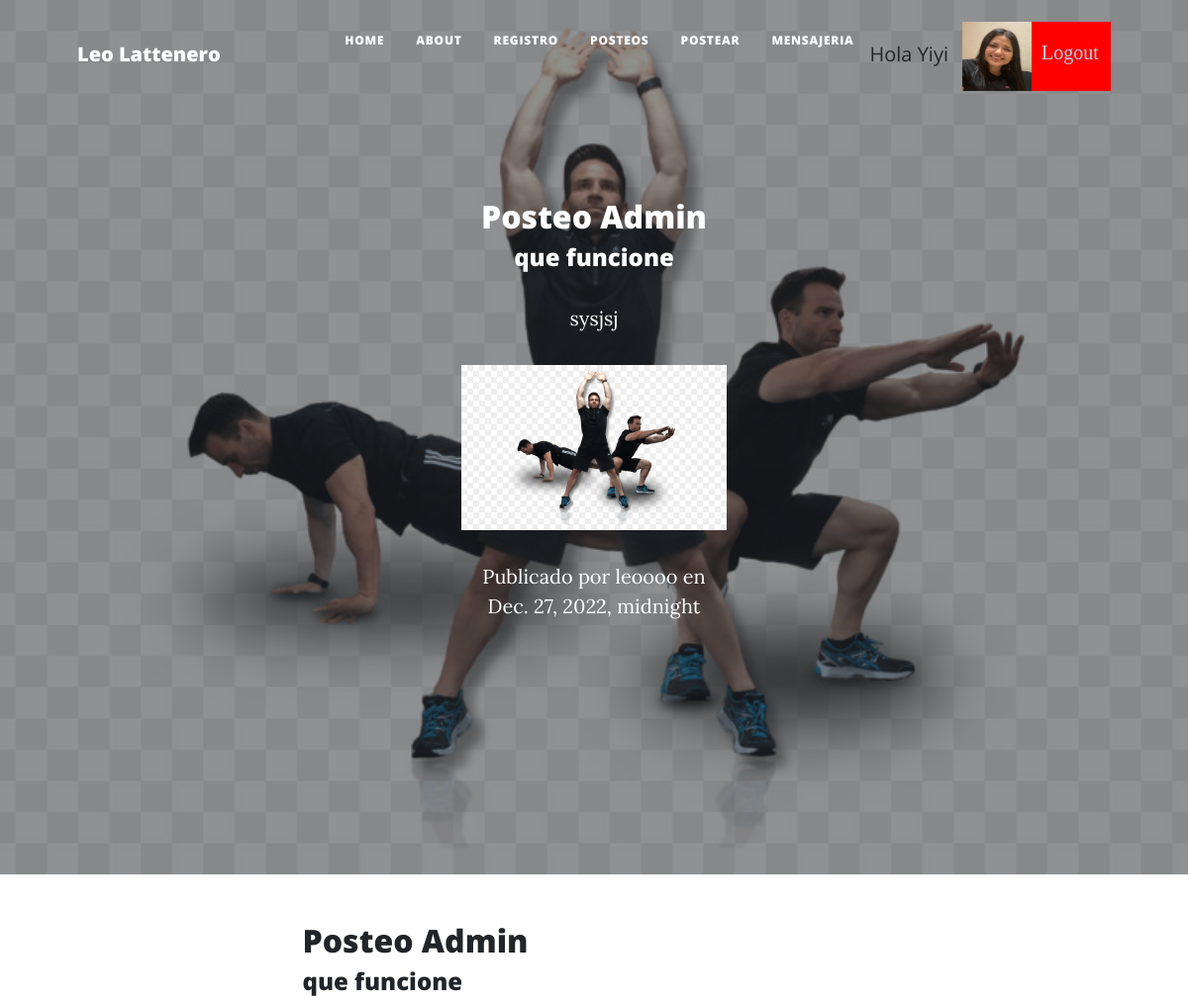
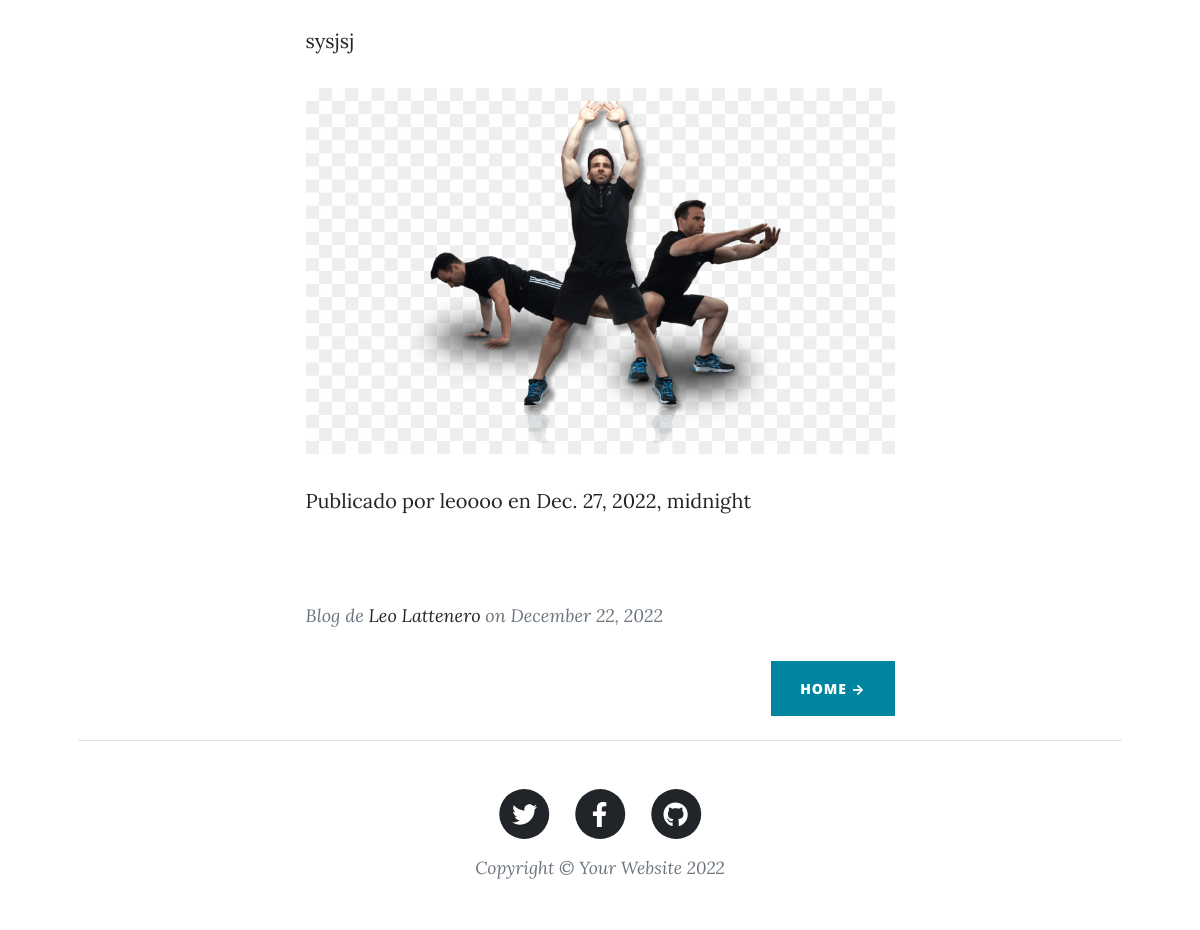
The app's page /post/54 (signed in) with its own data (2 pictures, top to bottom).
### AppRutinas/models.py (models this page shows, shortened)
class Posteo(models.Model):
    titulo = models.CharField(max_length=255)
    subtitulo = models.CharField(max_length=255)
    imagen = models.ImageField(upload_to='media', blank=True)
    cuerpo = RichTextUploadingField() # CKEditor Rich Text Field
    autor = models.CharField(max_length=255)
    fecha = models.DateTimeField(default='2020-11-1')

### AppRutinas/views.py (the view)
# urls.py: path("post/<id>", post, name = "post"),
@login_required
def post(request, id):
    publicacion = Posteo.objects.get(id = id)
    return render(request, "post.html", {"publicacion" : publicacion, "imagen": obtenerAvatar(request)})

### AppLogin/views.py (called while the page is built)
def obtenerAvatar(request):
    if request.user.is_authenticated:
        lista=Avatar.objects.filter(user=request.user)
        if len(lista)!=0:
            imagen=lista[0].imagen.url
        else:
            imagen="/media/avatares/avatarpordefecto.jpg"
        return imagen

### AppRutinas/templates/post.html (shortened to what this page needs)
{% extends "index.html" %}
{% load static %}
{% block titulo %}
    {% if mensaje %}
        <h1 class="mb-5"> {{ mensaje }}  </h1>
    {% else %}
        {% block contenido_que_cambia %}
            <article class="mb-4">
                <div class="container px-4 px-lg-5">
                    <div class="row gx-4 gx-lg-5 justify-content-center">
                        <div class="col-md-10 col-lg-8 col-xl-7">
                            <h2 class="post-title">{{ publicacion.titulo }}</h2>
                            <h4 class="post-subtitle">{{ publicacion.subtitulo }}</h3>
                            <p>{{ publicacion.cuerpo | safe }}</p>
                            <img class="img-fluid" src= "{{ publicacion.imagen.url }}" alt="..." /></a>
                            <p class="post-meta">
                                Publicado por {{ publicacion.autor }}
                                en {{ publicacion.fecha }}
                            </p>
                        </div>
                    </div>
                </div>
            </article>
        {% endblock %}
    {% endif %}
{% endblock %}

### AppRutinas/templates/index.html (shortened to what this page needs)
<!DOCTYPE html>
<html lang="en">
    <head>
        {% load static %}
        <link href="{% static 'css/styles.css' %}" rel="stylesheet" />
    </head>
    <body>
        <nav class="navbar navbar-expand-lg navbar-light" id="mainNav">
            <div class="container px-4 px-lg-5">
                <a class="navbar-brand" href="index.html">Leo Lattenero </a>
                <div class="collapse navbar-collapse" id="navbarResponsive">
                    <ul class="navbar-nav ms-auto py-4 py-lg-0">
                        <li class="nav-item"><a class="nav-link px-lg-3 py-3 py-lg-4" href="{% url 'inicio' %}">Home</a></li>
                        <li class="nav-item"><a class="nav-link px-lg-3 py-3 py-lg-4" href="{% url 'about' %}">About</a></li>
                        <li class="nav-item"><a class="nav-link px-lg-3 py-3 py-lg-4" href="{% url 'register' %}">Registro</a></li>
                        {% if user.is_authenticated %}
                        <li class="nav-item"><a class="nav-link px-lg-3 py-3 py-lg-4" href="{% url 'posteos' %}">Posteos</a></li>
                        <li class="nav-item"><a class="nav-link px-lg-3 py-3 py-lg-4" href="{% url 'posteoForm' %}">Postear</a></li>
                        <li class="nav-item"><a class="nav-link px-lg-3 py-3 py-lg-4" href="{% url 'mensajeFormulario' %}">Mensajeria</a></li>
                        <p> Hola   {{ user.username }}</p>
                        <img src="{{ imagen }}" class="img" alt="">
                        <a class="bot2" href="{% url 'logout' %}">Logout</a>
                        {% else %}
                        <a class="bot" href="{% url 'login' %}">Login</a>
                        {% endif %}
                    </ul>
                </div>
            </div>
        </nav>
        <header class="masthead" style="background-image: url('../static/assets/img/home-bg.jpg')">
            <div class="container position-relative px-4 px-lg-5">
                <div class="row gx-4 gx-lg-5 justify-content-center">
                    <div class="col-md-10 col-lg-8 col-xl-7">
                        <div class="site-heading">
                            {% block titulo %}
                            {% endblock %}
                        </div>
                    </div>
                </div>
            </div>
        </header>
        {% block contenido_que_cambia %}
        {% endblock %}
        <div class="container px-4 px-lg-5">
            <div class="row gx-4 gx-lg-5 justify-content-center">
                <div class="col-md-10 col-lg-8 col-xl-7">
                    <div class="post-preview">
                        <p class="post-meta">
                            Blog de
                            <a href="{% url 'about' %}">Leo Lattenero </a>
                            on December 22, 2022
                        </p>
                    <div class="d-flex justify-content-end mb-4"><a class="btn btn-primary text-uppercase" href="{% url 'inicio' %}"> Home →</a></div>
                </div>
            </div>
        </div>
        <footer class="border-top">
            <div class="container px-4 px-lg-5">
                <div class="row gx-4 gx-lg-5 justify-content-center">
                    <div class="col-md-10 col-lg-8 col-xl-7">
                        <ul class="list-inline text-center">
                            <li class="list-inline-item">
                                <a href="https://twitter.com/LeonardoLatten1" target="_blank">
                                    <span class="fa-stack fa-lg">
                                        <i class="fas fa-circle fa-stack-2x"></i>
                                        <i class="fab fa-twitter fa-stack-1x fa-inverse"></i>
                                    </span>
                                </a>
                            </li>
                            <li class="list-inline-item">
                                <a href="https://www.facebook.com/leonardo.lattenero" target="_blank">
                                    <span class="fa-stack fa-lg">
                                        <i class="fas fa-circle fa-stack-2x"></i>
                                        <i class="fab fa-facebook-f fa-stack-1x fa-inverse" ></i>
                                    </span>
                                </a>
                            </li>
                            <li class="list-inline-item">
                                <a href="https://github.com/LeoLatt" target="_blank">
                                    <span class="fa-stack fa-lg">
                                        <i class="fas fa-circle fa-stack-2x"></i>
                                        <i class="fab fa-github fa-stack-1x fa-inverse"></i>
                                    </span>
                                </a>
                            </li>
                        </ul>
                        <div class="small text-center text-muted fst-italic">Copyright &copy; Your Website 2022</div>
                    </div>
                </div>
            </div>
        </footer>
    </body>
</html>

### AppRutinas/templates/index.html (style rules this page uses)
.img { margin-top: 14px; margin-left: 14px; width: 70px; height: 70px; }
.bot2 { display: inline-block; margin-top: 14px; background-color: red; font-family:'Times New Roman', Times, serif; width: 80px; height: 70px; padding: 16px 10px; color:lightblue; }

### records on screen
Posteo: titulo "Posteo Admin Posteo Admin", subtitulo "que funcione que funcione", cuerpo "sysjsj sysjsj", imagen (picture), autor "leoooo leoooo", fecha "Dec. 27, 2022, midnight Dec. 27, 2022, midnight"

### other values on screen
{{ user.username }} "Yiyi"
